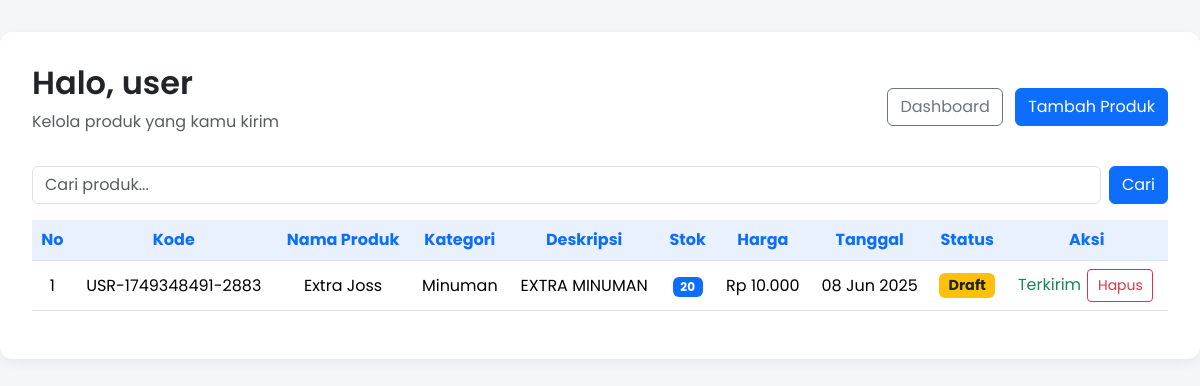
The app's page /view/user/produk.php (signed in) with its own data.
### tables this page shows
CREATE TABLE `products` (
  `id` int(11) NOT NULL,
  `user_id` int(11) DEFAULT NULL,
  `kode_barang` varchar(50) NOT NULL,
  `name` varchar(100) NOT NULL,
  `description` text DEFAULT NULL,
  `price` decimal(10,2) NOT NULL,
  `stock` int(11) NOT NULL DEFAULT 0,
  `location` varchar(100) DEFAULT NULL,
  `category_id` int(11) DEFAULT NULL,
  `location_rack` varchar(100) DEFAULT NULL,
  `rack_location` varchar(100) DEFAULT NULL,
  `image` varchar(255) DEFAULT NULL,
  `date_in` date DEFAULT curdate(),
  `date_out` date DEFAULT NULL,
  `created_at` timestamp NOT NULL DEFAULT current_timestamp(),
  `updated_at` timestamp NOT NULL DEFAULT current_timestamp() ON UPDATE current_timestamp(),
  `status` varchar(20) NOT NULL DEFAULT 'draft',
  `is_deleted` tinyint(1) DEFAULT 0
);

CREATE TABLE `categories` (
  `id` int(11) NOT NULL,
  `name` varchar(50) NOT NULL,
  `description` text DEFAULT NULL,
  `created_at` timestamp NOT NULL DEFAULT current_timestamp()
);

### view/user/produk.php (the view, shortened to what this page needs)
<?php
include '../../includes/database.php';
$user_id = $_SESSION['user_id'];
$limit = 5;
$page = isset($_GET['page']) ? (int) $_GET['page'] : 1;
$keyword = isset($_GET['keyword']) ? trim($_GET['keyword']) : '';
$searchTerm = "%$keyword%";
$offset = ($page - 1) * $limit;
if ($keyword) {
    $stmt = $conn->prepare("SELECT p.*, c.name as category_name FROM products p LEFT JOIN categories c ON p.category_id = c.id WHERE p.user_id = ? AND p.is_deleted = 0 AND (p.name LIKE ? OR p.kode_barang LIKE ?) ORDER BY p.date_in DESC LIMIT ?, ?");
    $stmt->bind_param("issii", $user_id, $searchTerm, $searchTerm, $offset, $limit);
} else {
    $stmt = $conn->prepare("SELECT p.*, c.name as category_name FROM products p LEFT JOIN categories c ON p.category_id = c.id WHERE p.user_id = ? AND p.is_deleted = 0 ORDER BY p.date_in DESC LIMIT ?, ?");
    $stmt->bind_param("iii", $user_id, $offset, $limit);
}
$stmt->execute();
$result = $stmt->get_result();
?>
<!DOCTYPE html>
<html lang="id">
<head>
    <link href="https://cdn.jsdelivr.net/npm/bootstrap@5.3.3/dist/css/bootstrap.min.css" rel="stylesheet">
</head>
<body>
    <div class="container container-box">
        <div class="d-flex justify-content-between align-items-center mb-3 flex-wrap">
            <div>
                <h2>Halo, <?= htmlspecialchars($_SESSION['username']); ?></h2>
                <p class="text-muted">Kelola produk yang kamu kirim</p>
            </div>
            <div>
                <a href="dashboard.php" class="btn btn-outline-secondary me-2 mb-2 mb-md-0">Dashboard</a>
                <a href="produk_tambah.php" class="btn btn-primary">Tambah Produk</a>
            </div>
        </div>
        <form method="GET" class="mb-3 d-flex" role="search" aria-label="Form pencarian produk">
            <input type="text" name="keyword" class="form-control me-2" placeholder="Cari produk..." value="<?= htmlspecialchars($keyword); ?>">
            <button type="submit" class="btn btn-primary">Cari</button>
        </form>
        <div class="table-responsive">
            <table class="table table-hover align-middle text-center">
                <thead>
                    <tr>
                        <th>No</th>
                        <th>Kode</th>
                        <th>Nama Produk</th>
                        <th>Kategori</th>
                        <th>Deskripsi</th>
                        <th>Stok</th>
                        <th>Harga</th>
                        <th>Tanggal</th>
                        <th>Status</th>
                        <th>Aksi</th>
                    </tr>
                </thead>
                <tbody>
                    <?php
                    $no = $offset + 1;
                    if (mysqli_num_rows($result) > 0):
                        while ($row = mysqli_fetch_assoc($result)) :
                    ?>
                            <tr>
                                <td><?= $no++; ?></td>
                                <td><?= htmlspecialchars($row['kode_barang']); ?></td>
                                <td><?= htmlspecialchars($row['name']); ?></td>
                                <td><?= htmlspecialchars($row['category_name'] ?? '-'); ?></td>
                                <td><?= htmlspecialchars($row['description']); ?></td>
                                <td><span class="badge bg-primary"><?= $row['stock']; ?></span></td>
                                <td>Rp <?= number_format($row['price'], 0, ',', '.'); ?></td>
                                <td><?= date('d M Y', strtotime($row['date_in'])); ?></td>
                                <td>
                                    <?php if ($row['status'] === 'submitted'): ?>
                                        <span class="badge bg-success badge-status">Sudah Disubmit</span>
                                    <?php else: ?>
                                        <span class="badge bg-warning text-dark badge-status">Draft</span>
                                    <?php endif; ?>
                                </td>
                                <td>
                                    <?php if ($row['status'] === 'draft'): ?>
                                        <a href="produk_edit.php?id=<?= $row['id']; ?>" class="btn btn-sm btn-outline-info btn-action">Edit</a>
                                        <a href="produk_hapus.php?id=<?= $row['id']; ?>" class="btn btn-sm btn-outline-danger btn-action" onclick="return confirm('Yakin hapus produk?')">Hapus</a>
                                        <a href="produk_submit.php?id=<?= $row['id']; ?>" class="btn btn-sm btn-outline-success btn-action" onclick="return confirm('Yakin ingin submit produk ini? Setelah submit tidak bisa diubah.')">Submit</a>
                                    <?php else: ?>
                                        <span class="text-success">Terkirim</span>
                                        <a href="produk_hapus.php?id=<?= $row['id']; ?>" class="btn btn-sm btn-outline-danger btn-action" onclick="return confirm('Produk ini sudah disubmit. Yakin ingin hapus?')">Hapus</a>
                                    <?php endif; ?>
                                </td>
                            </tr>
                        <?php
                        endwhile;
                    else:
                        ?>
                        <tr>
                            <td colspan="10" class="text-center text-muted">Belum ada produk yang ditambahkan.</td>
                        </tr>
                    <?php endif; ?>
                </tbody>
            </table>
        </div>
    </div>
</body>
</html>

### view/user/produk.php (style rules this page uses)
body { font-family: 'Poppins', sans-serif; background-color: #f4f6f9; }
.container-box { max-width: 1400px; margin: 2rem auto; background: white; border-radius: 12px; padding: 2rem; box-shadow: 0 4px 12px rgba(0, 0, 0, 0.06); }
.table th { background-color: #e9f1ff; color: #0d6efd; }
.badge-status { font-size: 0.9rem; }
.table td, .table th { vertical-align: middle; }
.btn-action { margin: 0 2px; padding: 0.3rem 0.6rem; font-size: 0.875rem; }
h2 { font-weight: 600; }

### records on screen
products: kode_barang "USR-1749348491-2883", name "Extra Joss", category.name "Minuman", description "EXTRA MINUMAN", stock "20", price "10.000", date_in "08 Jun 2025", status "Draft"

### other values on screen
$_SESSION['username'] "user"
